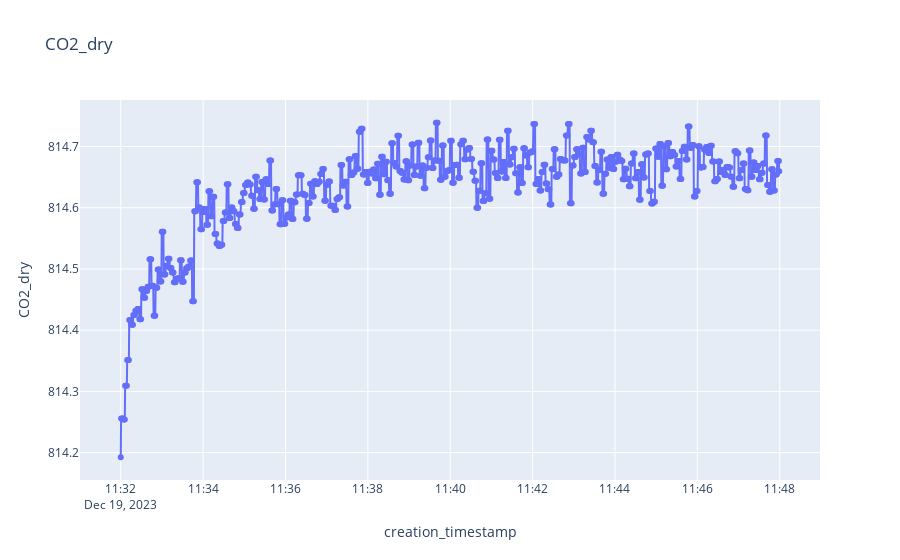
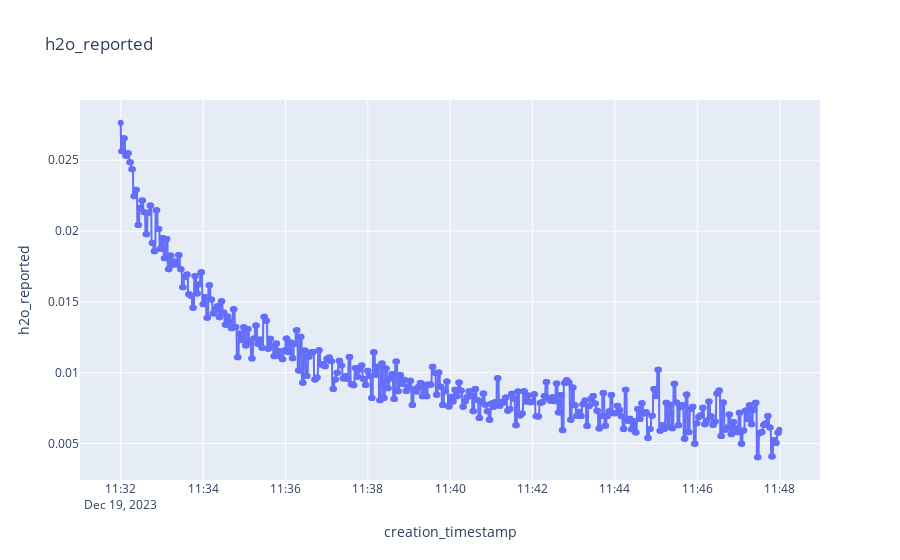

Source (notebook cell) for these figures, in order:
### Code cell
# bottle 38

# PICARRO
start_date = datetime(2023, 12, 19, 11, 32, 0).replace(tzinfo=timezone.utc)
end_date = datetime(2023, 12, 19, 11, 48, 0).replace(tzinfo=timezone.utc)

process_measurement(start_date, end_date)

### Figure 1 — Plotly figure (JSON) as saved in the notebook; plotly's stock layout.template omitted (floating-point values rounded to 4 significant figures; data arrays with more than 128 entries replaced by an {"elided": "..."} marker saying what was removed)
{"data": [{"hovertemplate": "creation_timestamp=%{x}<br>CO2_dry=%{y}<extra></extra>", "legendgroup": "", "line": {"color": "#636efa", "dash": "solid"}, "marker": {"symbol": "circle"}, "mode": "lines+markers", "name": "", "orientation": "v", "showlegend": false, "type": "scatter", "x": {"elided": "974 str values"}, "xaxis": "x", "y": {"elided": "974 float values"}, "yaxis": "y"}], "layout": {"legend": {"tracegroupgap": 0}, "title": {"text": "CO2_dry"}, "xaxis": {"anchor": "y", "domain": [0, 1], "title": {"text": "creation_timestamp"}}, "yaxis": {"anchor": "x", "domain": [0, 1], "title": {"text": "CO2_dry"}}}}

### Figure 2 — Plotly figure (JSON) as saved in the notebook; plotly's stock layout.template omitted (floating-point values rounded to 4 significant figures; data arrays with more than 128 entries replaced by an {"elided": "..."} marker saying what was removed)
{"data": [{"hovertemplate": "creation_timestamp=%{x}<br>h2o_reported=%{y}<extra></extra>", "legendgroup": "", "line": {"color": "#636efa", "dash": "solid"}, "marker": {"symbol": "circle"}, "mode": "lines+markers", "name": "", "orientation": "v", "showlegend": false, "type": "scatter", "x": {"elided": "974 str values"}, "xaxis": "x", "y": {"elided": "974 float values"}, "yaxis": "y"}], "layout": {"legend": {"tracegroupgap": 0}, "title": {"text": "h2o_reported"}, "xaxis": {"anchor": "y", "domain": [0, 1], "title": {"text": "creation_timestamp"}}, "yaxis": {"anchor": "x", "domain": [0, 1], "title": {"text": "h2o_reported"}}}}
